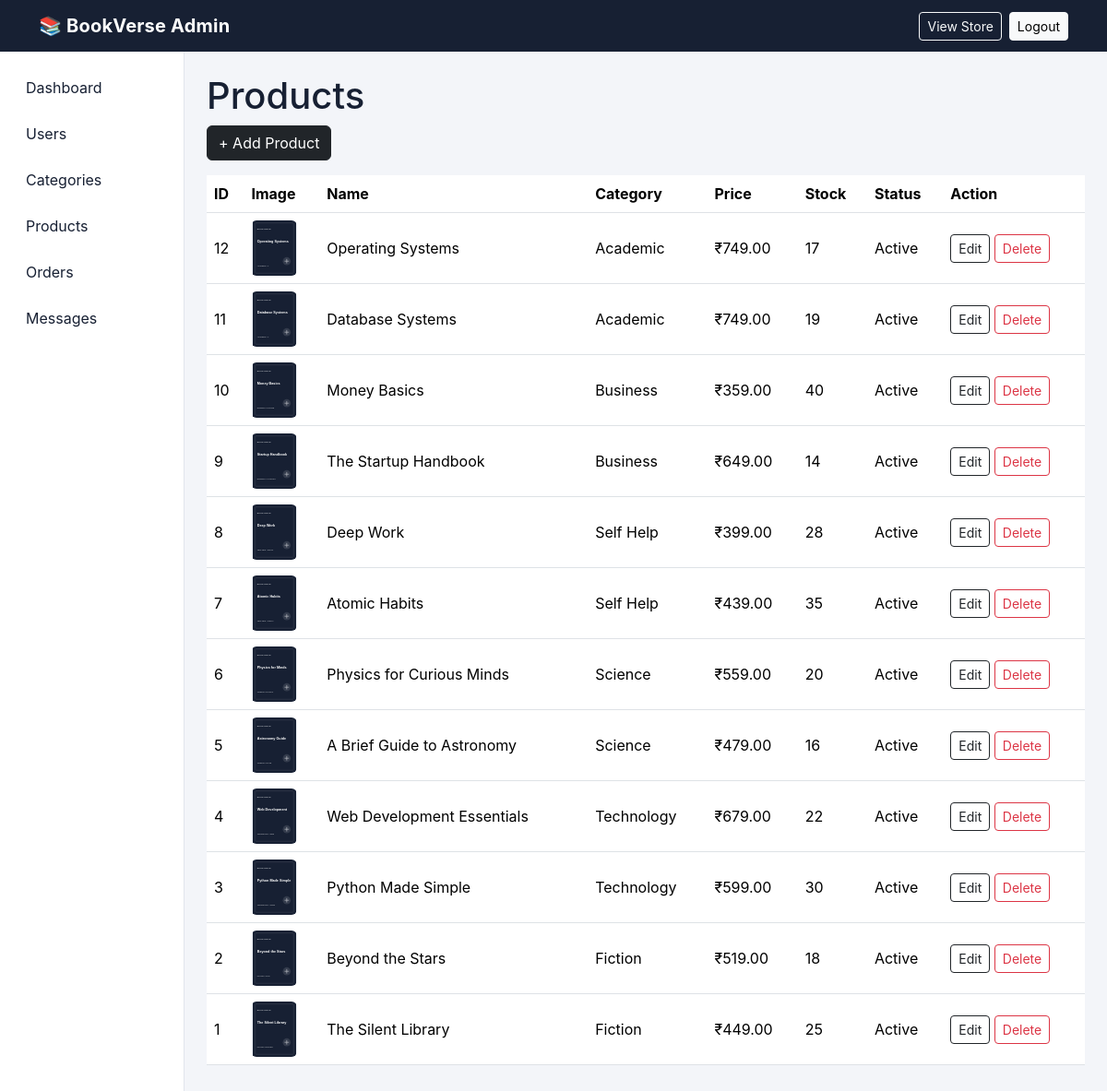
Screenshot of /admin/products.php (signed in) with the database file from the repository.
### tables this page shows
CREATE TABLE products (
    id INT AUTO_INCREMENT PRIMARY KEY,
    category_id INT NOT NULL,
    name VARCHAR(200) NOT NULL,
    image VARCHAR(255) DEFAULT NULL,
    price DECIMAL(10,2) NOT NULL,
    discount DECIMAL(10,2) NOT NULL DEFAULT 0,
    description TEXT,
    specifications TEXT,
    stock_quantity INT NOT NULL DEFAULT 0,
    status TINYINT(1) NOT NULL DEFAULT 1,
    created_at TIMESTAMP DEFAULT CURRENT_TIMESTAMP,
    FOREIGN KEY (category_id) REFERENCES categories(id) ON DELETE RESTRICT
);

CREATE TABLE categories (
    id INT AUTO_INCREMENT PRIMARY KEY,
    name VARCHAR(100) NOT NULL,
    image VARCHAR(255) DEFAULT NULL,
    description TEXT,
    status TINYINT(1) NOT NULL DEFAULT 1,
    created_at TIMESTAMP DEFAULT CURRENT_TIMESTAMP
);

### functions.php (called while the page is built, shortened)
<?php
function e($value) {
    return htmlspecialchars((string)$value, ENT_QUOTES, 'UTF-8');
}
function productPrice($p) {
    return max(0, (float)$p['price'] - (float)$p['discount']);
}

### admin/products.php (the view, shortened to what this page needs)
<?php
require_once '../functions.php';requireAdmin();$pageTitle='Products';$action=$_GET['action']??'';$id=(int)($_GET['id']??0);
$edit=null;if($action==='edit'&&$id){$s=$pdo->prepare("SELECT * FROM products WHERE id=?");$s->execute([$id]);$edit=$s->fetch();}
$cats=$pdo->query("SELECT id,name FROM categories WHERE status=1 ORDER BY name")->fetchAll();$rows=$pdo->query("SELECT p.*,c.name category_name FROM products p JOIN categories c ON c.id=p.category_id ORDER BY p.id DESC")->fetchAll();require 'header.php';
?>
<h1>Products</h1>
<?php if($action==='add'||$edit):?><div class="form-card mb-4"><h4><?= $edit?'Edit':'Add' ?> Product</h4><form method="post" class="row g-3"><input type="hidden" name="id" value="<?=$edit['id']??0?>">
<div class="col-md-6"><label class="form-label">Category</label><select class="form-select" name="category_id" required><?php foreach($cats as $c):?><option value="<?=$c['id']?>" <?=($edit['category_id']??'')==$c['id']?'selected':''?>><?=e($c['name'])?></option><?php endforeach;?></select></div>
<div class="col-md-6"><label class="form-label">Product Name</label><input class="form-control" name="name" value="<?=e($edit['name']??'')?>" required></div>
<div class="col-md-6"><label class="form-label">Image Path</label><input class="form-control" name="image" value="<?=e($edit['image']??'assets/images/book-1.svg')?>" required></div>
<div class="col-md-2"><label class="form-label">Price</label><input class="form-control" type="number" step="0.01" name="price" value="<?=e($edit['price']??0)?>" required></div>
<div class="col-md-2"><label class="form-label">Discount</label><input class="form-control" type="number" step="0.01" name="discount" value="<?=e($edit['discount']??0)?>"></div>
<div class="col-md-2"><label class="form-label">Stock</label><input class="form-control" type="number" name="stock_quantity" value="<?=e($edit['stock_quantity']??0)?>" required></div>
<div class="col-12"><label class="form-label">Description</label><textarea class="form-control" name="description"><?=e($edit['description']??'')?></textarea></div>
<div class="col-12"><label class="form-label">Specifications</label><textarea class="form-control" name="specifications"><?=e($edit['specifications']??'')?></textarea></div>
<div class="col-md-3"><label class="form-label">Status</label><select class="form-select" name="status"><option value="1" <?=($edit['status']??1)?'selected':''?>>Active</option><option value="0" <?=isset($edit['status'])&&!$edit['status']?'selected':''?>>Inactive</option></select></div>
<div><button class="btn btn-dark">Save Product</button> <a href="products.php" class="btn btn-outline-dark">Cancel</a></div></form></div><?php else:?><a href="?action=add" class="btn btn-dark mb-3">+ Add Product</a><?php endif;?>
<div class="table-responsive"><table class="table bg-white align-middle"><thead><tr><th>ID</th><th>Image</th><th>Name</th><th>Category</th><th>Price</th><th>Stock</th><th>Status</th><th>Action</th></tr></thead><tbody><?php foreach($rows as $r):?><tr><td><?=$r['id']?></td><td><img class="admin-thumb" src="../<?=e($r['image'])?>"></td><td><?=e($r['name'])?></td><td><?=e($r['category_name'])?></td><td>₹<?=number_format(productPrice($r),2)?></td><td><?=$r['stock_quantity']?></td><td><?=$r['status']?'Active':'Inactive'?></td><td><a class="btn btn-sm btn-outline-dark" href="?action=edit&id=<?=$r['id']?>">Edit</a> <a class="btn btn-sm btn-outline-danger" href="?action=delete&id=<?=$r['id']?>" onclick="return confirm('Delete product?')">Delete</a></td></tr><?php endforeach;?></tbody></table></div>
<?php require 'footer.php';?>

### assets/css/style.css (style rules this page uses)
:root { --ink:#172033;--muted:#667085;--paper:#f7f8fb;--card:#fff;--accent:#253a63 }
body { background:var(--paper);color:var(--ink);font-family:Inter,system-ui,-apple-system,Segoe UI,Roboto,Arial,sans-serif }
.admin-body { background:#f3f5f9 }
.admin-thumb { width:50px;height:60px;object-fit:contain;background:#eef1f6;border-radius:6px }

### rows the page displays
products: id "12", image (picture), name "Operating Systems", category.name "Academic", productPrice($r) "749.00", stock_quantity "17", status "Active"
products: id "11", image (picture), name "Database Systems", category.name "Academic", productPrice($r) "749.00", stock_quantity "19", status "Active"
products: id "10", image (picture), name "Money Basics", category.name "Business", productPrice($r) "359.00", stock_quantity "40", status "Active"
products: id "9", image (picture), name "The Startup Handbook", category.name "Business", productPrice($r) "649.00", stock_quantity "14", status "Active"
products: id "8", image (picture), name "Deep Work", category.name "Self Help", productPrice($r) "399.00", stock_quantity "28", status "Active"
products: id "7", image (picture), name "Atomic Habits", category.name "Self Help", productPrice($r) "439.00", stock_quantity "35", status "Active"
products: id "6", image (picture), name "Physics for Curious Minds", category.name "Science", productPrice($r) "559.00", stock_quantity "20", status "Active"
products: id "5", image (picture), name "A Brief Guide to Astronomy", category.name "Science", productPrice($r) "479.00", stock_quantity "16", status "Active"
products: id "4", image (picture), name "Web Development Essentials", category.name "Technology", productPrice($r) "679.00", stock_quantity "22", status "Active"
products: id "3", image (picture), name "Python Made Simple", category.name "Technology", productPrice($r) "599.00", stock_quantity "30", status "Active"
products: id "2", image (picture), name "Beyond the Stars", category.name "Fiction", productPrice($r) "519.00", stock_quantity "18", status "Active"
products: id "1", image (picture), name "The Silent Library", category.name "Fiction", productPrice($r) "449.00", stock_quantity "25", status "Active"
